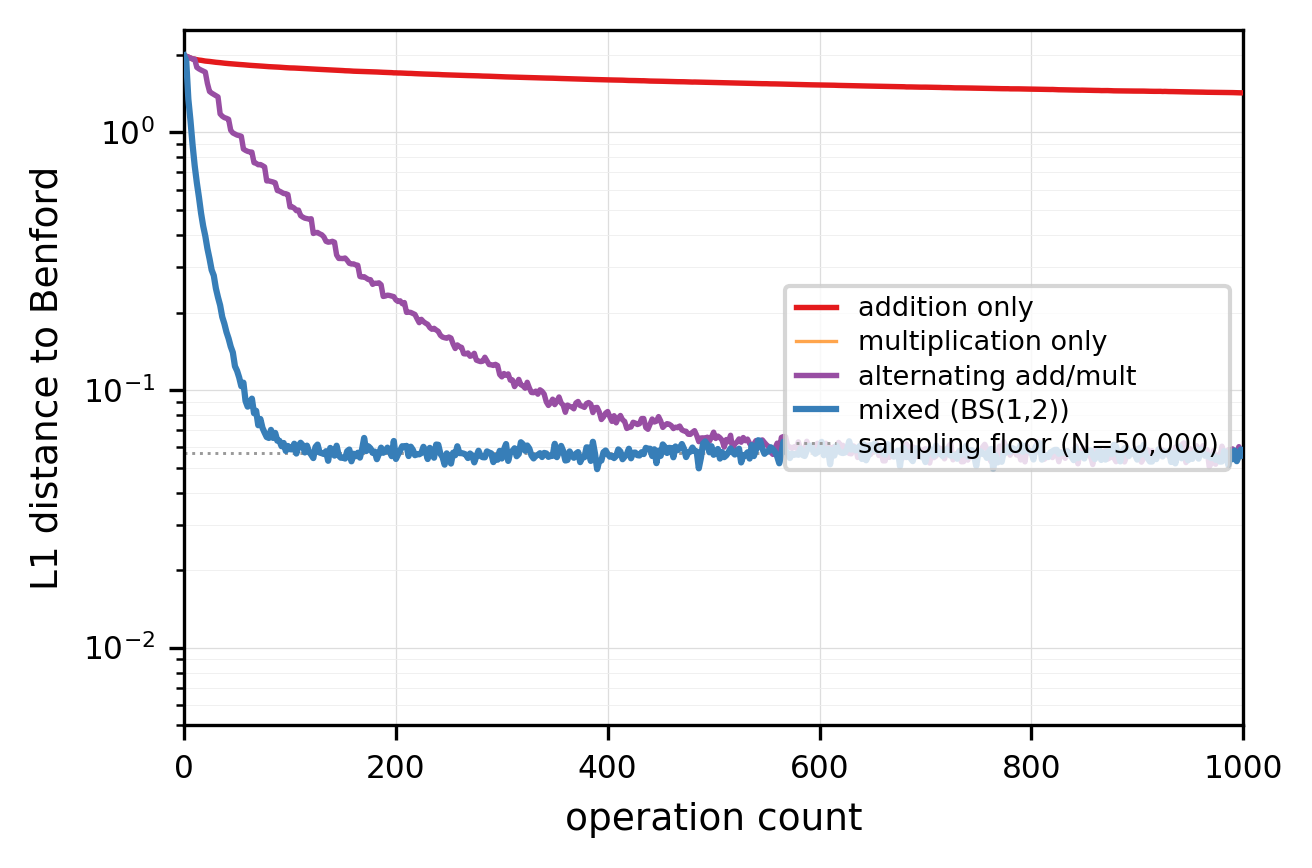

Reproduce this figure in Python.
"""
Figure 1 candidate: L1 distance to Benford for four regimes.

One panel, four curves:
  - addition only (±1)
  - multiplication only (×2/÷2)
  - alternating add/mult (10 adds, then 1 mul, repeat)
  - mixed arithmetic BS(1,2) (±1, ×2/÷2 each with prob 1/4)

Run: sage -python fig_l1_curves.py
"""

import math
import os
import sys
import numpy as np
import matplotlib
matplotlib.use('Agg')
import matplotlib.pyplot as plt

HERE = os.path.dirname(os.path.abspath(__file__))
PARENT = os.path.join(HERE, '..')
sys.path.insert(0, PARENT)

from common import LOG_MANTISSA_BINS, log_mantissa

# --- Benford reference: uniform on [0,1) in log-mantissa coords ---
UNIFORM_DENSITY = 1.0 / LOG_MANTISSA_BINS


def l1_from_hist(hist):
    """L1 distance from histogram (already normalized) to uniform."""
    uniform = np.full_like(hist, 1.0 / hist.shape[-1])
    return np.sum(np.abs(hist - uniform), axis=-1)


def run_walk(step_fn, n_walkers=20_000, n_steps=2000, n_checkpoints=400,
             seed=None, initial=None):
    """Generic walker: returns (steps, l1) arrays."""
    rng = np.random.default_rng(seed)
    if initial is None:
        initial = math.sqrt(2.0)
    x = np.full(n_walkers, initial, dtype=np.float64)

    ckpt_interval = max(1, n_steps // n_checkpoints)
    steps_out = []
    l1_out = []

    def record(t):
        m = log_mantissa(x, 10.0)
        hist, _ = np.histogram(m, bins=LOG_MANTISSA_BINS, range=(0.0, 1.0))
        h = hist.astype(np.float64) / hist.sum()
        steps_out.append(t)
        l1_out.append(l1_from_hist(h))

    record(0)
    for t in range(1, n_steps + 1):
        step_fn(rng, x)
        if t % ckpt_interval == 0 or t == n_steps:
            record(t)

    return np.array(steps_out), np.array(l1_out)


# --- Step functions (mutate x in place) ---

def step_add(rng, x):
    choice = rng.integers(0, 2, size=x.size)
    x[choice == 0] += 1.0
    x[choice == 1] -= 1.0


def step_mul(rng, x):
    choice = rng.integers(0, 2, size=x.size)
    x[choice == 0] *= 2.0
    x[choice == 1] *= 0.5


_alt_counter = [0]
_ALT_ADDS_PER_MUL = 10

def step_alternating(rng, x):
    """10 adds then 1 mul, repeating."""
    _alt_counter[0] += 1
    if _alt_counter[0] % (_ALT_ADDS_PER_MUL + 1) == 0:
        step_mul(rng, x)
    else:
        step_add(rng, x)


def step_bs12(rng, x):
    choice = rng.integers(0, 4, size=x.size)
    x[choice == 0] += 1.0
    x[choice == 1] -= 1.0
    x[choice == 2] *= 2.0
    x[choice == 3] *= 0.5


def main():
    N_WALKERS = 50_000
    N_STEPS = 1000
    N_CKPT = 500

    print('Running addition only...')
    s_add, l1_add = run_walk(step_add, N_WALKERS, N_STEPS, N_CKPT,
                             seed=0x1111)

    print('Running multiplication only...')
    s_mul, l1_mul = run_walk(step_mul, N_WALKERS, N_STEPS, N_CKPT,
                             seed=0x2222)

    print('Running alternating add/mult...')
    _alt_counter[0] = 0
    s_alt, l1_alt = run_walk(step_alternating, N_WALKERS, N_STEPS, N_CKPT,
                             seed=0x3333)

    print('Running BS(1,2) mixed...')
    s_bs, l1_bs = run_walk(step_bs12, N_WALKERS, N_STEPS, N_CKPT,
                           seed=0x4444)

    # --- Noise floor: finite-sample L1 for perfectly uniform draws ---
    noise_floor = math.sqrt(2.0 * LOG_MANTISSA_BINS / (math.pi * N_WALKERS))

    # --- Plot ---
    fig, ax = plt.subplots(1, 1, figsize=(4.5, 3.0))
    fig.patch.set_facecolor('white')
    ax.set_facecolor('white')

    ax.semilogy(s_add, l1_add, color='#e41a1c', linewidth=1.3,
                label='addition only', zorder=3)
    ax.semilogy(s_mul, l1_mul, color='#ff7f00', linewidth=0.8,
                label='multiplication only', alpha=0.7, zorder=2)
    ax.semilogy(s_alt, l1_alt, color='#984ea3', linewidth=1.3,
                label='alternating add/mult', zorder=3)
    ax.semilogy(s_bs, l1_bs, color='#377eb8', linewidth=1.5,
                label='mixed (BS(1,2))', zorder=4)

    ax.axhline(noise_floor, color='#999999', linestyle=':', linewidth=0.7,
               label=f'sampling floor (N={N_WALKERS:,})', zorder=1)

    ax.set_xlim(0, 1000)
    ax.set_ylim(0.005, 2.5)
    ax.set_xlabel('operation count', fontsize=9)
    ax.set_ylabel('L1 distance to Benford', fontsize=9)
    ax.tick_params(labelsize=7.5)

    ax.grid(True, which='major', color='#dddddd', linewidth=0.3, zorder=0)
    ax.grid(True, which='minor', color='#eeeeee', linewidth=0.2, zorder=0)

    ax.legend(loc='center right', fontsize=6.5, frameon=True,
              facecolor='white', edgecolor='#cccccc', borderpad=0.4,
              labelspacing=0.3, handlelength=1.5)

    fig.tight_layout()

    out = os.path.join(HERE, 'fig_l1_curves.png')
    fig.savefig(out, dpi=300, bbox_inches='tight', facecolor='white')
    print(f'Saved: {out}')
    plt.close(fig)


if __name__ == '__main__':
    main()
